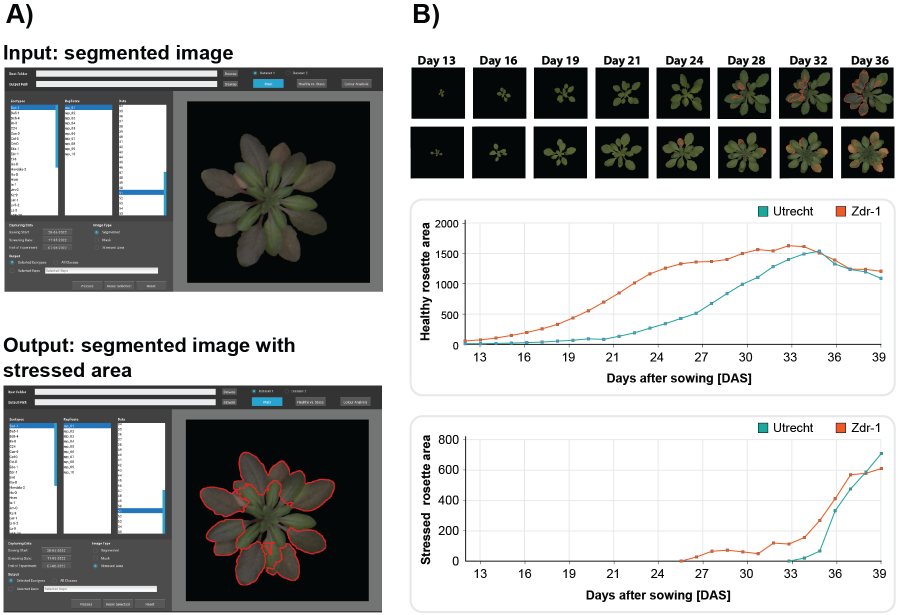
#> input picture image_G1.png, 1796 x 1229 px (shown at 1/2 size)
$ python -i analyzer.py   (imports and definitions only)
#> lines starting #> are read from the running program, lines starting #| are printed output that depends on the picture; after the words box and inside, x2 and y2 are one past the last pixel; in counts of white or black regions, pixels touching at a corner belong together
import os
# import io
# import shutil
from PIL import Image
import numpy as np
import cv2
from sklearn.cluster import KMeans
# from tkcalendar import DateEntry
import matplotlib
# [1 line not run here, left out]
import matplotlib.pyplot as plt
from matplotlib.colors import ListedColormap
import json
from collections import Counter
from pathlib import Path
from datetime import datetime
import itertools


# Dataset specific data
calibration_factors = {"DS_1": 0.13715, "DS_2": 0.14690}
screening_starts = {"DS_1": "2022-05-11", "DS_2": "2022-08-02"}
screening_das = {"DS_1": 13, "DS_2": 11}


custom_cmap = [
    [0.96,	0.24,	0.05],
    [0.19,	0.22,	0.98],
    [0.92,	0.98,	0.15],
    [0.09,	0.76,	0.25],
    [0.96,	0.51,	0.19],
    [0.91,	0.31,	0.86],
    [0.00,	0.71,	0.68],
    [0.45,	0.00,	0.85],
    [0.75,	0.94,	0.27],
    [0.88,	0.38,	0.45],
    [0.98,	0.75,	0.83],
    [0.26,	0.83,	0.96],
    [0.61,	0.39,	0.14],
    [0.86,	0.75,	1.00],
    [0.27,	0.62,	0.86],
    [1.00,	0.85,	0.69],
    [0.38,	0.01,	0.15],
    [0.89,	0.84,	0.05],
    [0.31,	0.62,	0.33],
    [0.67,	0.09,	0.40],
    [0.67,	1.00,	0.76],
    [0.66,	0.66,	0.66],
    [0.71,	0.44,	0.47],
    [0.56,	0.47,	0.67],
    [0.04,	0.49,	0.96],
    [0.72,	0.27,	0.12],
    [0.60,	0.14,	0.96],
    [0.90,	0.88,	0.93],
    [0.55,	1.00,	0.32],
    [0.12,	0.78,	0.82],
    [0.76,	0.85,	0.41],
    [0.36,	0.08,	0.49],
    [0.71,	0.86,	0.67],
    [0.15,	0.01,	0.76],
    ]


def RGB2HEX(color):
    return "#{:02x}{:02x}{:02x}".format(int(color[0]), int(color[1]), int(color[2]))


def percentage(part, whole):
    return "{:.2f}".format(float(part) / float(whole))


# [359 lines left out: functions map_to_standard_colors, color_region, process_piecharts, date_to_das, update_dict_with_average, plotting, not called in this run]


def extract_rep_name(rep_name):
    return rep_name.split("_")[-1]

# [12 lines left out: functions extract_timestamp_from_filename, extract_timestamp_from_filename_only, not called in this run]


# Function to convert RGB to HSV
def rgb_hsv(rgb_img):
    return cv2.cvtColor(rgb_img, cv2.COLOR_RGB2HSV)


def bgr_hsv(rgb_img):
    return cv2.cvtColor(rgb_img, cv2.COLOR_BGR2HSV)


# Function to convert BGR to RGB
def rgb_bgr(image):
    return cv2.cvtColor(image, cv2.COLOR_BGR2RGB)


# Function to segment the image based on the number of clusters
# [16 lines left out: function color_cluster_seg, not called in this run]


# Function to detect the healthy green areas based on HSV thresholds
def img_segmentation(hsv_img, lower_green, upper_green):
    return cv2.inRange(hsv_img, lower_green, upper_green)


# Function to process the contours and highlight stressed areas
# [64 lines left out: function process_contours, not called in this run]


# Function to detect the contour size
def contour_size(image):
    if len(image.shape) != 2:
        nb_components, output, stats, centroids = cv2.connectedComponentsWithStats(
            cv2.cvtColor(image, cv2.COLOR_RGB2GRAY), connectivity=8
        )
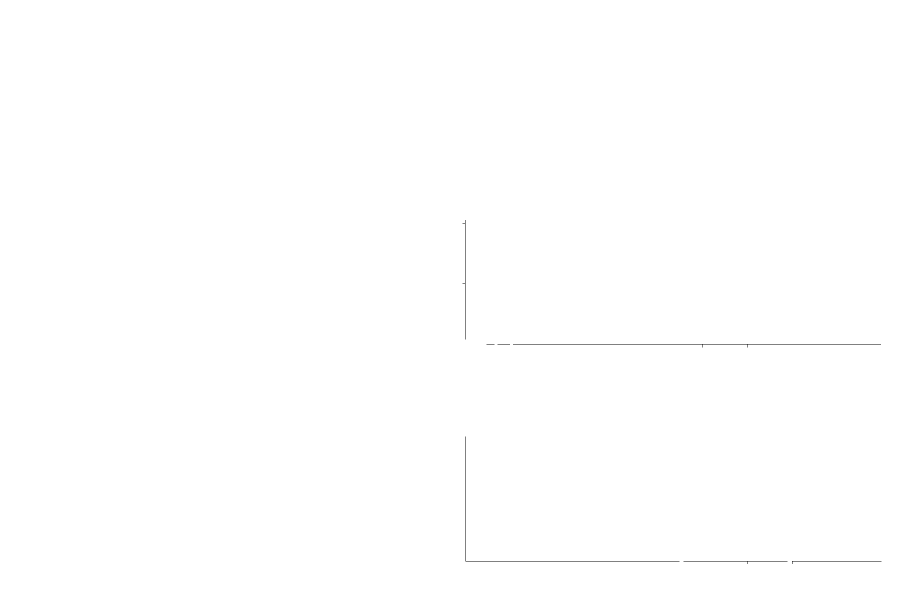
#> output: shape (1229, 1796) int32 (shown at 1/2 size); values 0 (black) and 1 (white), 99.9% white; black in thin lines or dots, all inside (x1, y1, x2, y2) = (925, 440, 1763, 1128)
#> nb_components = 2; stats = [[925, 440, 838, 688, 2112], [0, 0, 1796, 1229, 2205172]]; centroids = [[1258.4, 878.5], [897.2, 613.7]]
    else:
        nb_components, output, stats, centroids = cv2.connectedComponentsWithStats(
            image, connectivity=8
        )

    sizes = stats[1:, -1]
#> sizes = [2205172]
    nb_components = nb_components - 1
#> nb_components = 1

    min_size = 100
    max_size = image.shape[0] * image.shape[1] * 4
#> max_size = 8829136

    connected = np.zeros(image.shape, dtype=np.uint8)
    for i in range(nb_components):
        if min_size <= sizes[i] < max_size:
            connected[output == i + 1] = 255

    return connected


# [112 lines left out: functions update_image, save_slider_values, save_plot_numbers, load_slider_values, not called in this run]

>>> import cv2
>>> picture = cv2.cvtColor(cv2.imread('../image_G1.png'), cv2.COLOR_BGR2RGB)
>>> result = contour_size(picture)
